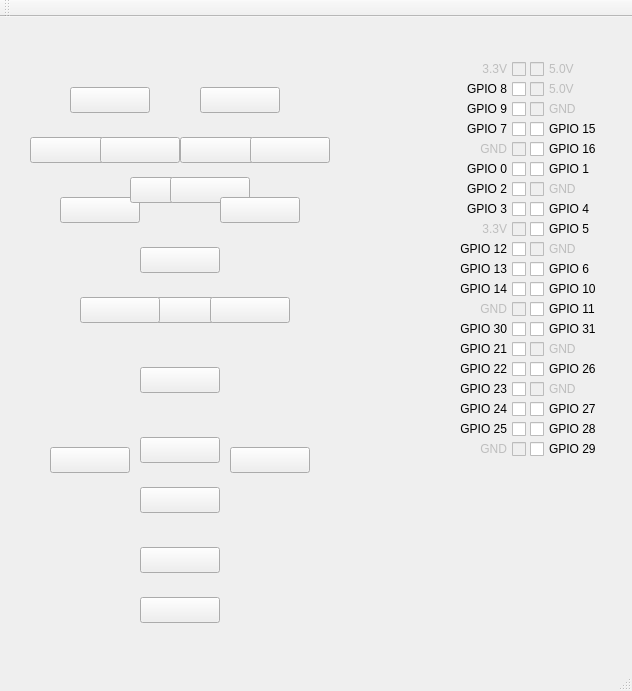
<?xml version="1.0" encoding="UTF-8"?>
<ui version="4.0">
 <class>MainWindow</class>
 <widget class="QMainWindow" name="MainWindow">
  <property name="geometry">
   <rect>
    <x>0</x>
    <y>0</y>
    <width>632</width>
    <height>691</height>
   </rect>
  </property>
  <property name="windowTitle">
   <string>MainWindow</string>
  </property>
  <property name="styleSheet">
   <string notr="true">background-image : url(:/home/rios/stop.png);</string>
  </property>
  <widget class="QWidget" name="centralWidget">
   <widget class="QCheckBox" name="_5V_1">
    <property name="enabled">
     <bool>false</bool>
    </property>
    <property name="geometry">
     <rect>
      <x>530</x>
      <y>40</y>
      <width>81</width>
      <height>24</height>
     </rect>
    </property>
    <property name="text">
     <string>5.0V</string>
    </property>
   </widget>
   <widget class="QCheckBox" name="_3_3V_1">
    <property name="enabled">
     <bool>false</bool>
    </property>
    <property name="geometry">
     <rect>
      <x>455</x>
      <y>40</y>
      <width>71</width>
      <height>24</height>
     </rect>
    </property>
    <property name="font">
     <font>
      <kerning>true</kerning>
     </font>
    </property>
    <property name="layoutDirection">
     <enum>Qt::RightToLeft</enum>
    </property>
    <property name="text">
     <string notr="true">3.3V</string>
    </property>
   </widget>
   <widget class="QCheckBox" name="GPIO8">
    <property name="geometry">
     <rect>
      <x>455</x>
      <y>60</y>
      <width>71</width>
      <height>24</height>
     </rect>
    </property>
    <property name="font">
     <font>
      <kerning>true</kerning>
     </font>
    </property>
    <property name="layoutDirection">
     <enum>Qt::RightToLeft</enum>
    </property>
    <property name="text">
     <string notr="true">GPIO 8</string>
    </property>
   </widget>
   <widget class="QCheckBox" name="_5V_2">
    <property name="enabled">
     <bool>false</bool>
    </property>
    <property name="geometry">
     <rect>
      <x>530</x>
      <y>60</y>
      <width>81</width>
      <height>24</height>
     </rect>
    </property>
    <property name="text">
     <string>5.0V</string>
    </property>
   </widget>
   <widget class="QCheckBox" name="GPIO9">
    <property name="geometry">
     <rect>
      <x>455</x>
      <y>80</y>
      <width>71</width>
      <height>24</height>
     </rect>
    </property>
    <property name="font">
     <font>
      <kerning>true</kerning>
     </font>
    </property>
    <property name="layoutDirection">
     <enum>Qt::RightToLeft</enum>
    </property>
    <property name="text">
     <string notr="true">GPIO 9</string>
    </property>
   </widget>
   <widget class="QCheckBox" name="GND_1">
    <property name="enabled">
     <bool>false</bool>
    </property>
    <property name="geometry">
     <rect>
      <x>530</x>
      <y>80</y>
      <width>81</width>
      <height>24</height>
     </rect>
    </property>
    <property name="text">
     <string>GND</string>
    </property>
   </widget>
   <widget class="QCheckBox" name="GND_2">
    <property name="enabled">
     <bool>false</bool>
    </property>
    <property name="geometry">
     <rect>
      <x>455</x>
      <y>120</y>
      <width>71</width>
      <height>24</height>
     </rect>
    </property>
    <property name="font">
     <font>
      <kerning>true</kerning>
     </font>
    </property>
    <property name="layoutDirection">
     <enum>Qt::RightToLeft</enum>
    </property>
    <property name="text">
     <string notr="true">GND</string>
    </property>
   </widget>
   <widget class="QCheckBox" name="GPIO16">
    <property name="geometry">
     <rect>
      <x>530</x>
      <y>120</y>
      <width>81</width>
      <height>24</height>
     </rect>
    </property>
    <property name="text">
     <string>GPIO 16</string>
    </property>
   </widget>
   <widget class="QCheckBox" name="GPIO15">
    <property name="geometry">
     <rect>
      <x>530</x>
      <y>100</y>
      <width>81</width>
      <height>24</height>
     </rect>
    </property>
    <property name="text">
     <string>GPIO 15</string>
    </property>
   </widget>
   <widget class="QCheckBox" name="GPIO7">
    <property name="geometry">
     <rect>
      <x>455</x>
      <y>100</y>
      <width>71</width>
      <height>24</height>
     </rect>
    </property>
    <property name="font">
     <font>
      <kerning>true</kerning>
     </font>
    </property>
    <property name="layoutDirection">
     <enum>Qt::RightToLeft</enum>
    </property>
    <property name="text">
     <string notr="true">GPIO 7</string>
    </property>
   </widget>
   <widget class="QCheckBox" name="GPIO0">
    <property name="geometry">
     <rect>
      <x>455</x>
      <y>140</y>
      <width>71</width>
      <height>24</height>
     </rect>
    </property>
    <property name="font">
     <font>
      <kerning>true</kerning>
     </font>
    </property>
    <property name="layoutDirection">
     <enum>Qt::RightToLeft</enum>
    </property>
    <property name="text">
     <string notr="true">GPIO 0</string>
    </property>
   </widget>
   <widget class="QCheckBox" name="GPIO1">
    <property name="geometry">
     <rect>
      <x>530</x>
      <y>140</y>
      <width>81</width>
      <height>24</height>
     </rect>
    </property>
    <property name="text">
     <string>GPIO 1</string>
    </property>
   </widget>
   <widget class="QCheckBox" name="GND_4">
    <property name="enabled">
     <bool>false</bool>
    </property>
    <property name="geometry">
     <rect>
      <x>530</x>
      <y>220</y>
      <width>81</width>
      <height>24</height>
     </rect>
    </property>
    <property name="text">
     <string>GND</string>
    </property>
   </widget>
   <widget class="QCheckBox" name="GPIO13">
    <property name="geometry">
     <rect>
      <x>455</x>
      <y>240</y>
      <width>71</width>
      <height>24</height>
     </rect>
    </property>
    <property name="font">
     <font>
      <kerning>true</kerning>
     </font>
    </property>
    <property name="layoutDirection">
     <enum>Qt::RightToLeft</enum>
    </property>
    <property name="text">
     <string notr="true">GPIO 13</string>
    </property>
   </widget>
   <widget class="QCheckBox" name="GPIO4">
    <property name="geometry">
     <rect>
      <x>530</x>
      <y>180</y>
      <width>81</width>
      <height>24</height>
     </rect>
    </property>
    <property name="text">
     <string>GPIO 4</string>
    </property>
   </widget>
   <widget class="QCheckBox" name="GND_3">
    <property name="enabled">
     <bool>false</bool>
    </property>
    <property name="geometry">
     <rect>
      <x>530</x>
      <y>160</y>
      <width>81</width>
      <height>24</height>
     </rect>
    </property>
    <property name="text">
     <string>GND</string>
    </property>
   </widget>
   <widget class="QCheckBox" name="GPIO2">
    <property name="geometry">
     <rect>
      <x>455</x>
      <y>160</y>
      <width>71</width>
      <height>24</height>
     </rect>
    </property>
    <property name="font">
     <font>
      <kerning>true</kerning>
     </font>
    </property>
    <property name="layoutDirection">
     <enum>Qt::RightToLeft</enum>
    </property>
    <property name="text">
     <string notr="true">GPIO 2</string>
    </property>
   </widget>
   <widget class="QCheckBox" name="GPIO14">
    <property name="geometry">
     <rect>
      <x>455</x>
      <y>260</y>
      <width>71</width>
      <height>24</height>
     </rect>
    </property>
    <property name="font">
     <font>
      <kerning>true</kerning>
     </font>
    </property>
    <property name="layoutDirection">
     <enum>Qt::RightToLeft</enum>
    </property>
    <property name="text">
     <string notr="true">GPIO 14</string>
    </property>
   </widget>
   <widget class="QCheckBox" name="GPIO12">
    <property name="geometry">
     <rect>
      <x>455</x>
      <y>220</y>
      <width>71</width>
      <height>24</height>
     </rect>
    </property>
    <property name="font">
     <font>
      <kerning>true</kerning>
     </font>
    </property>
    <property name="layoutDirection">
     <enum>Qt::RightToLeft</enum>
    </property>
    <property name="text">
     <string notr="true">GPIO 12</string>
    </property>
   </widget>
   <widget class="QCheckBox" name="GPIO10">
    <property name="geometry">
     <rect>
      <x>530</x>
      <y>260</y>
      <width>81</width>
      <height>24</height>
     </rect>
    </property>
    <property name="text">
     <string>GPIO 10</string>
    </property>
   </widget>
   <widget class="QCheckBox" name="GPIO6">
    <property name="geometry">
     <rect>
      <x>530</x>
      <y>240</y>
      <width>81</width>
      <height>24</height>
     </rect>
    </property>
    <property name="text">
     <string>GPIO 6</string>
    </property>
   </widget>
   <widget class="QCheckBox" name="_3_3V_2">
    <property name="enabled">
     <bool>false</bool>
    </property>
    <property name="geometry">
     <rect>
      <x>455</x>
      <y>200</y>
      <width>71</width>
      <height>24</height>
     </rect>
    </property>
    <property name="font">
     <font>
      <kerning>true</kerning>
     </font>
    </property>
    <property name="layoutDirection">
     <enum>Qt::RightToLeft</enum>
    </property>
    <property name="text">
     <string notr="true">3.3V</string>
    </property>
   </widget>
   <widget class="QCheckBox" name="GPIO5">
    <property name="geometry">
     <rect>
      <x>530</x>
      <y>200</y>
      <width>81</width>
      <height>24</height>
     </rect>
    </property>
    <property name="text">
     <string>GPIO 5</string>
    </property>
   </widget>
   <widget class="QCheckBox" name="GPIO3">
    <property name="geometry">
     <rect>
      <x>455</x>
      <y>180</y>
      <width>71</width>
      <height>24</height>
     </rect>
    </property>
    <property name="font">
     <font>
      <kerning>true</kerning>
     </font>
    </property>
    <property name="layoutDirection">
     <enum>Qt::RightToLeft</enum>
    </property>
    <property name="text">
     <string notr="true">GPIO 3</string>
    </property>
   </widget>
   <widget class="QCheckBox" name="GPIO28">
    <property name="geometry">
     <rect>
      <x>530</x>
      <y>400</y>
      <width>81</width>
      <height>24</height>
     </rect>
    </property>
    <property name="text">
     <string>GPIO 28</string>
    </property>
   </widget>
   <widget class="QCheckBox" name="GPIO24">
    <property name="geometry">
     <rect>
      <x>455</x>
      <y>380</y>
      <width>71</width>
      <height>24</height>
     </rect>
    </property>
    <property name="font">
     <font>
      <kerning>true</kerning>
     </font>
    </property>
    <property name="layoutDirection">
     <enum>Qt::RightToLeft</enum>
    </property>
    <property name="text">
     <string notr="true">GPIO 24</string>
    </property>
   </widget>
   <widget class="QCheckBox" name="GND_5">
    <property name="enabled">
     <bool>false</bool>
    </property>
    <property name="geometry">
     <rect>
      <x>455</x>
      <y>280</y>
      <width>71</width>
      <height>24</height>
     </rect>
    </property>
    <property name="font">
     <font>
      <kerning>true</kerning>
     </font>
    </property>
    <property name="layoutDirection">
     <enum>Qt::RightToLeft</enum>
    </property>
    <property name="text">
     <string notr="true">GND</string>
    </property>
   </widget>
   <widget class="QCheckBox" name="GPIO21">
    <property name="geometry">
     <rect>
      <x>455</x>
      <y>320</y>
      <width>71</width>
      <height>24</height>
     </rect>
    </property>
    <property name="font">
     <font>
      <kerning>true</kerning>
     </font>
    </property>
    <property name="layoutDirection">
     <enum>Qt::RightToLeft</enum>
    </property>
    <property name="text">
     <string notr="true">GPIO 21</string>
    </property>
   </widget>
   <widget class="QCheckBox" name="GND_7">
    <property name="enabled">
     <bool>false</bool>
    </property>
    <property name="geometry">
     <rect>
      <x>530</x>
      <y>360</y>
      <width>81</width>
      <height>24</height>
     </rect>
    </property>
    <property name="text">
     <string>GND</string>
    </property>
   </widget>
   <widget class="QCheckBox" name="GPIO29">
    <property name="geometry">
     <rect>
      <x>530</x>
      <y>420</y>
      <width>81</width>
      <height>24</height>
     </rect>
    </property>
    <property name="text">
     <string>GPIO 29</string>
    </property>
   </widget>
   <widget class="QCheckBox" name="GPIO26">
    <property name="geometry">
     <rect>
      <x>530</x>
      <y>340</y>
      <width>81</width>
      <height>24</height>
     </rect>
    </property>
    <property name="text">
     <string>GPIO 26</string>
    </property>
   </widget>
   <widget class="QCheckBox" name="GPIO30">
    <property name="geometry">
     <rect>
      <x>455</x>
      <y>300</y>
      <width>71</width>
      <height>24</height>
     </rect>
    </property>
    <property name="font">
     <font>
      <kerning>true</kerning>
     </font>
    </property>
    <property name="layoutDirection">
     <enum>Qt::RightToLeft</enum>
    </property>
    <property name="text">
     <string notr="true">GPIO 30</string>
    </property>
   </widget>
   <widget class="QCheckBox" name="GPIO22">
    <property name="geometry">
     <rect>
      <x>455</x>
      <y>340</y>
      <width>71</width>
      <height>24</height>
     </rect>
    </property>
    <property name="font">
     <font>
      <kerning>true</kerning>
     </font>
    </property>
    <property name="layoutDirection">
     <enum>Qt::RightToLeft</enum>
    </property>
    <property name="text">
     <string notr="true">GPIO 22</string>
    </property>
   </widget>
   <widget class="QCheckBox" name="GPIO23">
    <property name="geometry">
     <rect>
      <x>455</x>
      <y>360</y>
      <width>71</width>
      <height>24</height>
     </rect>
    </property>
    <property name="font">
     <font>
      <kerning>true</kerning>
     </font>
    </property>
    <property name="layoutDirection">
     <enum>Qt::RightToLeft</enum>
    </property>
    <property name="text">
     <string notr="true">GPIO 23</string>
    </property>
   </widget>
   <widget class="QCheckBox" name="GND_8">
    <property name="enabled">
     <bool>false</bool>
    </property>
    <property name="geometry">
     <rect>
      <x>455</x>
      <y>420</y>
      <width>71</width>
      <height>24</height>
     </rect>
    </property>
    <property name="font">
     <font>
      <kerning>true</kerning>
     </font>
    </property>
    <property name="layoutDirection">
     <enum>Qt::RightToLeft</enum>
    </property>
    <property name="text">
     <string notr="true">GND</string>
    </property>
   </widget>
   <widget class="QCheckBox" name="GPIO11">
    <property name="geometry">
     <rect>
      <x>530</x>
      <y>280</y>
      <width>81</width>
      <height>24</height>
     </rect>
    </property>
    <property name="text">
     <string>GPIO 11</string>
    </property>
   </widget>
   <widget class="QCheckBox" name="GPIO31">
    <property name="geometry">
     <rect>
      <x>530</x>
      <y>300</y>
      <width>81</width>
      <height>24</height>
     </rect>
    </property>
    <property name="text">
     <string>GPIO 31</string>
    </property>
   </widget>
   <widget class="QCheckBox" name="GND_6">
    <property name="enabled">
     <bool>false</bool>
    </property>
    <property name="geometry">
     <rect>
      <x>530</x>
      <y>320</y>
      <width>81</width>
      <height>24</height>
     </rect>
    </property>
    <property name="text">
     <string>GND</string>
    </property>
   </widget>
   <widget class="QCheckBox" name="GPIO25">
    <property name="geometry">
     <rect>
      <x>455</x>
      <y>400</y>
      <width>71</width>
      <height>24</height>
     </rect>
    </property>
    <property name="font">
     <font>
      <kerning>true</kerning>
     </font>
    </property>
    <property name="layoutDirection">
     <enum>Qt::RightToLeft</enum>
    </property>
    <property name="text">
     <string notr="true">GPIO 25</string>
    </property>
   </widget>
   <widget class="QCheckBox" name="GPIO27">
    <property name="geometry">
     <rect>
      <x>530</x>
      <y>380</y>
      <width>81</width>
      <height>24</height>
     </rect>
    </property>
    <property name="text">
     <string>GPIO 27</string>
    </property>
   </widget>
   <widget class="QPushButton" name="Stop">
    <property name="geometry">
     <rect>
      <x>140</x>
      <y>280</y>
      <width>80</width>
      <height>26</height>
     </rect>
    </property>
    <property name="styleSheet">
     <string notr="true"/>
    </property>
    <property name="text">
     <string/>
    </property>
   </widget>
   <widget class="QLabel" name="Background">
    <property name="geometry">
     <rect>
      <x>0</x>
      <y>10</y>
      <width>54</width>
      <height>18</height>
     </rect>
    </property>
    <property name="text">
     <string/>
    </property>
   </widget>
   <widget class="QPushButton" name="Right_Arm_Up">
    <property name="geometry">
     <rect>
      <x>70</x>
      <y>70</y>
      <width>80</width>
      <height>26</height>
     </rect>
    </property>
    <property name="text">
     <string/>
    </property>
   </widget>
   <widget class="QPushButton" name="Left_Arm_Up">
    <property name="geometry">
     <rect>
      <x>200</x>
      <y>70</y>
      <width>80</width>
      <height>26</height>
     </rect>
    </property>
    <property name="text">
     <string/>
    </property>
   </widget>
   <widget class="QPushButton" name="Right_Arm_Down">
    <property name="geometry">
     <rect>
      <x>30</x>
      <y>120</y>
      <width>80</width>
      <height>26</height>
     </rect>
    </property>
    <property name="text">
     <string/>
    </property>
   </widget>
   <widget class="QPushButton" name="Right_Arm_In">
    <property name="geometry">
     <rect>
      <x>100</x>
      <y>120</y>
      <width>80</width>
      <height>26</height>
     </rect>
    </property>
    <property name="text">
     <string/>
    </property>
   </widget>
   <widget class="QPushButton" name="Right_Arm_Out">
    <property name="geometry">
     <rect>
      <x>60</x>
      <y>180</y>
      <width>80</width>
      <height>26</height>
     </rect>
    </property>
    <property name="text">
     <string/>
    </property>
   </widget>
   <widget class="QPushButton" name="Tilt_Body_Right">
    <property name="geometry">
     <rect>
      <x>130</x>
      <y>160</y>
      <width>80</width>
      <height>26</height>
     </rect>
    </property>
    <property name="text">
     <string/>
    </property>
   </widget>
   <widget class="QPushButton" name="Left_Arm_In">
    <property name="geometry">
     <rect>
      <x>180</x>
      <y>120</y>
      <width>80</width>
      <height>26</height>
     </rect>
    </property>
    <property name="text">
     <string/>
    </property>
   </widget>
   <widget class="QPushButton" name="Left_Arm_Down">
    <property name="geometry">
     <rect>
      <x>250</x>
      <y>120</y>
      <width>80</width>
      <height>26</height>
     </rect>
    </property>
    <property name="text">
     <string/>
    </property>
   </widget>
   <widget class="QPushButton" name="Tilt_Body_Left">
    <property name="geometry">
     <rect>
      <x>170</x>
      <y>160</y>
      <width>80</width>
      <height>26</height>
     </rect>
    </property>
    <property name="text">
     <string/>
    </property>
   </widget>
   <widget class="QPushButton" name="Left_Arm_Out">
    <property name="geometry">
     <rect>
      <x>220</x>
      <y>180</y>
      <width>80</width>
      <height>26</height>
     </rect>
    </property>
    <property name="text">
     <string/>
    </property>
   </widget>
   <widget class="QPushButton" name="Walk_Forward">
    <property name="geometry">
     <rect>
      <x>140</x>
      <y>230</y>
      <width>80</width>
      <height>26</height>
     </rect>
    </property>
    <property name="text">
     <string/>
    </property>
   </widget>
   <widget class="QPushButton" name="Turn_Right">
    <property name="geometry">
     <rect>
      <x>80</x>
      <y>280</y>
      <width>80</width>
      <height>26</height>
     </rect>
    </property>
    <property name="text">
     <string/>
    </property>
   </widget>
   <widget class="QPushButton" name="Turn_Left">
    <property name="geometry">
     <rect>
      <x>210</x>
      <y>280</y>
      <width>80</width>
      <height>26</height>
     </rect>
    </property>
    <property name="text">
     <string/>
    </property>
   </widget>
   <widget class="QPushButton" name="Walk_Backward">
    <property name="geometry">
     <rect>
      <x>140</x>
      <y>350</y>
      <width>80</width>
      <height>26</height>
     </rect>
    </property>
    <property name="text">
     <string/>
    </property>
   </widget>
   <widget class="QPushButton" name="Select">
    <property name="geometry">
     <rect>
      <x>140</x>
      <y>420</y>
      <width>80</width>
      <height>26</height>
     </rect>
    </property>
    <property name="text">
     <string/>
    </property>
   </widget>
   <widget class="QPushButton" name="Right_Sensor_Program">
    <property name="geometry">
     <rect>
      <x>50</x>
      <y>430</y>
      <width>80</width>
      <height>26</height>
     </rect>
    </property>
    <property name="text">
     <string/>
    </property>
   </widget>
   <widget class="QPushButton" name="Sonic_Sensor_Program">
    <property name="geometry">
     <rect>
      <x>140</x>
      <y>470</y>
      <width>80</width>
      <height>26</height>
     </rect>
    </property>
    <property name="text">
     <string/>
    </property>
   </widget>
   <widget class="QPushButton" name="Left_Sensor_Program">
    <property name="geometry">
     <rect>
      <x>230</x>
      <y>430</y>
      <width>80</width>
      <height>26</height>
     </rect>
    </property>
    <property name="text">
     <string/>
    </property>
   </widget>
   <widget class="QPushButton" name="Master_Command_Program">
    <property name="geometry">
     <rect>
      <x>140</x>
      <y>530</y>
      <width>80</width>
      <height>26</height>
     </rect>
    </property>
    <property name="text">
     <string/>
    </property>
   </widget>
   <widget class="QPushButton" name="Program_Play">
    <property name="geometry">
     <rect>
      <x>140</x>
      <y>580</y>
      <width>80</width>
      <height>26</height>
     </rect>
    </property>
    <property name="text">
     <string/>
    </property>
   </widget>
   <widget class="QLabel" name="Select_LED">
    <property name="geometry">
     <rect>
      <x>150</x>
      <y>100</y>
      <width>54</width>
      <height>18</height>
     </rect>
    </property>
    <property name="text">
     <string/>
    </property>
   </widget>
   <widget class="QLabel" name="IRLED">
    <property name="geometry">
     <rect>
      <x>150</x>
      <y>20</y>
      <width>54</width>
      <height>18</height>
     </rect>
    </property>
    <property name="text">
     <string/>
    </property>
   </widget>
   <zorder>Background</zorder>
   <zorder>_5V_1</zorder>
   <zorder>_3_3V_1</zorder>
   <zorder>GPIO8</zorder>
   <zorder>_5V_2</zorder>
   <zorder>GPIO9</zorder>
   <zorder>GND_1</zorder>
   <zorder>GND_2</zorder>
   <zorder>GPIO16</zorder>
   <zorder>GPIO15</zorder>
   <zorder>GPIO7</zorder>
   <zorder>GPIO0</zorder>
   <zorder>GPIO1</zorder>
   <zorder>GND_4</zorder>
   <zorder>GPIO13</zorder>
   <zorder>GPIO4</zorder>
   <zorder>GND_3</zorder>
   <zorder>GPIO2</zorder>
   <zorder>GPIO14</zorder>
   <zorder>GPIO12</zorder>
   <zorder>GPIO10</zorder>
   <zorder>GPIO6</zorder>
   <zorder>_3_3V_2</zorder>
   <zorder>GPIO5</zorder>
   <zorder>GPIO3</zorder>
   <zorder>GPIO28</zorder>
   <zorder>GPIO24</zorder>
   <zorder>GND_5</zorder>
   <zorder>GPIO21</zorder>
   <zorder>GND_7</zorder>
   <zorder>GPIO29</zorder>
   <zorder>GPIO26</zorder>
   <zorder>GPIO30</zorder>
   <zorder>GPIO22</zorder>
   <zorder>GPIO23</zorder>
   <zorder>GND_8</zorder>
   <zorder>GPIO11</zorder>
   <zorder>GPIO31</zorder>
   <zorder>GND_6</zorder>
   <zorder>GPIO25</zorder>
   <zorder>GPIO27</zorder>
   <zorder>Stop</zorder>
   <zorder>Right_Arm_Up</zorder>
   <zorder>Left_Arm_Up</zorder>
   <zorder>Right_Arm_Down</zorder>
   <zorder>Right_Arm_In</zorder>
   <zorder>Right_Arm_Out</zorder>
   <zorder>Tilt_Body_Right</zorder>
   <zorder>Left_Arm_In</zorder>
   <zorder>Left_Arm_Down</zorder>
   <zorder>Tilt_Body_Left</zorder>
   <zorder>Left_Arm_Out</zorder>
   <zorder>Walk_Forward</zorder>
   <zorder>Turn_Right</zorder>
   <zorder>Turn_Left</zorder>
   <zorder>Walk_Backward</zorder>
   <zorder>Select</zorder>
   <zorder>Right_Sensor_Program</zorder>
   <zorder>Sonic_Sensor_Program</zorder>
   <zorder>Left_Sensor_Program</zorder>
   <zorder>Master_Command_Program</zorder>
   <zorder>Program_Play</zorder>
   <zorder>Select_LED</zorder>
   <zorder>IRLED</zorder>
  </widget>
  <widget class="QMenuBar" name="menuBar">
   <property name="geometry">
    <rect>
     <x>0</x>
     <y>0</y>
     <width>632</width>
     <height>23</height>
    </rect>
   </property>
  </widget>
  <widget class="QToolBar" name="mainToolBar">
   <attribute name="toolBarArea">
    <enum>TopToolBarArea</enum>
   </attribute>
   <attribute name="toolBarBreak">
    <bool>false</bool>
   </attribute>
  </widget>
  <widget class="QStatusBar" name="statusBar"/>
 </widget>
 <layoutdefault spacing="6" margin="11"/>
 <resources/>
 <connections/>
</ui>
